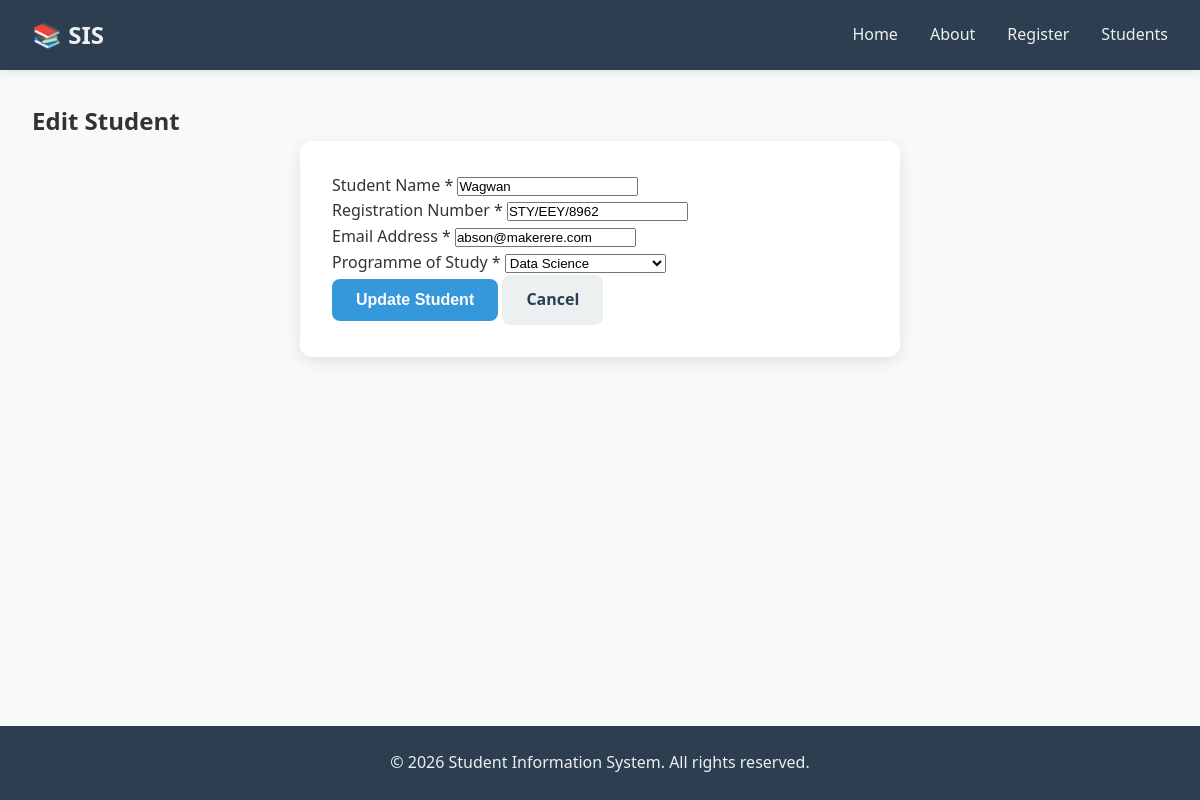
The page /student/5/edit on the database its author committed.
### models.py (models this page shows, shortened)
class Student(db.Model):
    __tablename__ = 'students'
    id = db.Column(db.Integer, primary_key=True)
    student_name = db.Column(db.String(100), nullable=False)
    registration_number = db.Column(db.String(50), unique=True, nullable=False)
    email = db.Column(db.String(100), unique=True, nullable=False)
    programme = db.Column(db.String(100), nullable=False)
    registration_date = db.Column(db.DateTime, default=datetime.utcnow)
    is_active = db.Column(db.Boolean, default=True)

### app.py (the view)
@app.route('/student/<int:student_id>/edit', methods=['GET'])
def edit_student(student_id):
    student = get_student_by_id(student_id)
    if not student:
        flash('Student not found!', 'error')
        return redirect(url_for('students_list'))
    return render_template('edit_student.html', student=student)

### database.py (called while the page is built)
def get_student_by_id(student_id):
    return Student.query.filter_by(id=student_id, is_active=True).first()

### templates/edit_student.html (shortened to what this page needs)
{% extends "base.html" %}
{% block content %}
    <section class="edit-page">
        <h2>Edit Student</h2>
        <div class="form-container">
            <form method="POST" action="{{ url_for('update_student_route', student_id=student.id) }}" class="edit-form">
                <div class="form-group">
                    <label for="student_name">Student Name *</label>
                    <input type="text" id="student_name" name="student_name" value="{{ student.student_name }}" required>
                </div>
                <div class="form-group">
                    <label for="registration_number">Registration Number *</label>
                    <input type="text" id="registration_number" name="registration_number" value="{{ student.registration_number }}" required>
                </div>
                <div class="form-group">
                    <label for="email">Email Address *</label>
                    <input type="email" id="email" name="email" value="{{ student.email }}" required>
                </div>
                <div class="form-group">
                    <label for="programme">Programme of Study *</label>
                    <select id="programme" name="programme" required>
                        <option value="Data Science" {% if student.programme == 'Data Science' %}selected{% endif %}>Data Science</option>
                    </select>
                </div>
                <div class="form-group">
                    <button type="submit" class="btn btn-primary">Update Student</button>
                    <a href="{{ url_for('students_list') }}" class="btn btn-secondary">Cancel</a>
                </div>
            </form>
        </div>
    </section>
{% endblock %}

### static/style.css (style rules this page uses)
* { margin: 0; padding: 0; box-sizing: border-box; }
body { font-family: 'Segoe UI', Tahoma, Geneva, Verdana, sans-serif; line-height: 1.6; color: #333; background-color: #f8f9fa; min-height: 100vh; display: flex; flex-direction: column; }
.btn { display: inline-block; padding: 0.75rem 1.5rem; border: none; border-radius: 8px; font-size: 1rem; font-weight: 600; cursor: pointer; text-decoration: none; transition: background-color 0.3s ease, transform 0.2s ease; }
.btn-primary { background-color: #3498db; color: white; }
.btn-secondary { background-color: #ecf0f1; color: #2c3e50; }
.form-container { background: white; padding: 2rem; border-radius: 12px; box-shadow: 0 4px 15px rgba(0, 0, 0, 0.1); max-width: 600px; margin: 0 auto; }

### rows shown on the page
Student: student_name "Wagwan", registration_number "STY/EEY/8962", email "abson@makerere.com", programme "Data Science"
